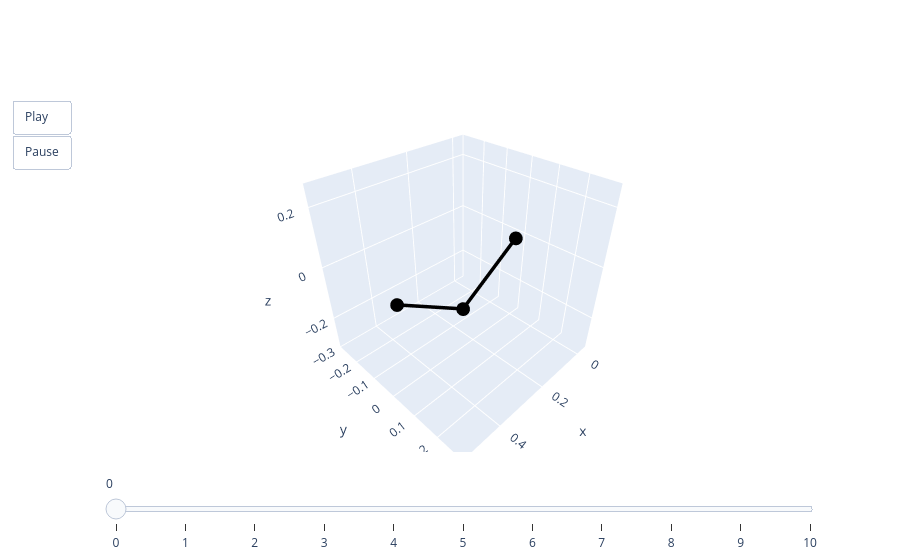

Source (notebook cell):
### Code cell
animate(pred[0])

### Figure 1 — Plotly figure (JSON) as saved in the notebook; plotly's stock layout.template omitted (floating-point values rounded to 4 significant figures)
{"data": [{"line": {"color": "black", "width": 7}, "mode": "lines+markers", "type": "scatter3d", "x": [0, 0.25, 0.5], "y": [0, 0, 0], "z": [0, -0.1608, 0]}], "layout": {"scene": {"aspectmode": "cube", "xaxis": {"autorange": false, "range": [-0.05, 0.55]}, "yaxis": {"autorange": false, "range": [-0.3, 0.3]}, "zaxis": {"autorange": false, "range": [-0.3304, 0.2696]}}, "sliders": [{"steps": [{"args": [["0"], {"frame": {"duration": 0, "redraw": true}, "mode": "immediate"}], "label": "0", "method": "animate"}, {"args": [["1"], {"frame": {"duration": 0, "redraw": true}, "mode": "immediate"}], "label": "1", "method": "animate"}, {"args": [["2"], {"frame": {"duration": 0, "redraw": true}, "mode": "immediate"}], "label": "2", "method": "animate"}, {"args": [["3"], {"frame": {"duration": 0, "redraw": true}, "mode": "immediate"}], "label": "3", "method": "animate"}, {"args": [["4"], {"frame": {"duration": 0, "redraw": true}, "mode": "immediate"}], "label": "4", "method": "animate"}, {"args": [["5"], {"frame": {"duration": 0, "redraw": true}, "mode": "immediate"}], "label": "5", "method": "animate"}, {"args": [["6"], {"frame": {"duration": 0, "redraw": true}, "mode": "immediate"}], "label": "6", "method": "animate"}, {"args": [["7"], {"frame": {"duration": 0, "redraw": true}, "mode": "immediate"}], "label": "7", "method": "animate"}, {"args": [["8"], {"frame": {"duration": 0, "redraw": true}, "mode": "immediate"}], "label": "8", "method": "animate"}, {"args": [["9"], {"frame": {"duration": 0, "redraw": true}, "mode": "immediate"}], "label": "9", "method": "animate"}, {"args": [["10"], {"frame": {"duration": 0, "redraw": true}, "mode": "immediate"}], "label": "10", "method": "animate"}]}], "updatemenus": [{"buttons": [{"args": [null, {"frame": {"duration": 50, "redraw": true}, "fromcurrent": true}], "label": "Play", "method": "animate"}, {"args": [[null], {"frame": {"duration": 0, "redraw": true}, "mode": "immediate"}], "label": "Pause", "method": "animate"}], "showactive": false, "type": "buttons"}]}}
